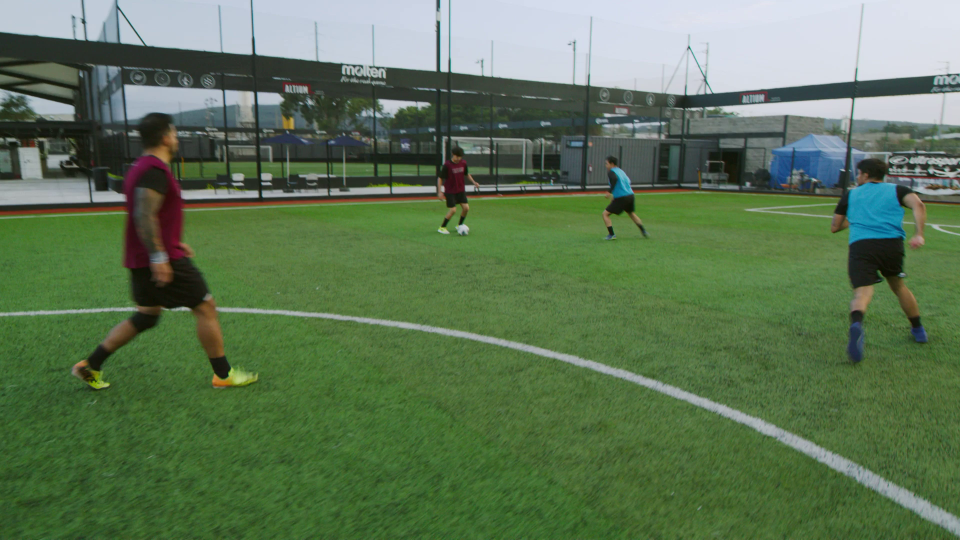
#> input picture OpenCV-egitim/gorsel/soccerframe.png, 1920 x 1080 px, found by its file name (shown at 1/2 size)
$ python crop.py
#> lines starting #> are read from the running program, lines starting #| are printed output that depends on the picture
import cv2

image_path ="gorsel\soccerframe.png"

image = cv2.imread(image_path)
#> image is the input picture: shape (1080, 1920, 3); mean B, G, R 84.6, 117, 93.1
yukseklik, genislik = int(image.shape[0]/3),int(image.shape[1]/3)
#> yukseklik = 360; genislik = 640
imageRes= cv2.resize(image,(genislik,yukseklik)) # image.shape[0] değeri yüksekliği, image.shape[1] değeri genişliği, image.shape[2] renk kanalı sayısını gösterir. cv2.resize komutunu kullanırken ilk önce genişlik sonra yükseklik değeri girmemiz gerekir.
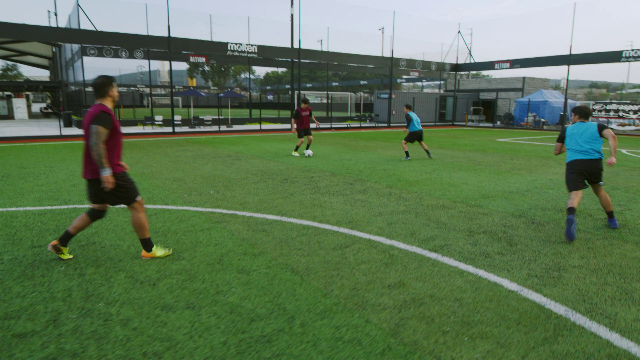
#> imageRes: shape (360, 640, 3); mean B, G, R 84.6, 117, 93.1
imageCrop = imageRes[:, 230:genislik-280] # crop
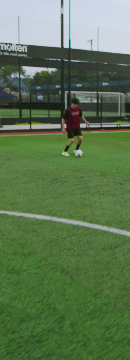
#> imageCrop: shape (360, 130, 3); mean B, G, R 81.3, 118, 92


#cv2.imshow("normal",image)
cv2.imshow("kucuk",imageRes)
cv2.imshow("kucuk kirpilmis",imageCrop)

cv2.waitKey(0)
cv2.destroyAllWindows()
